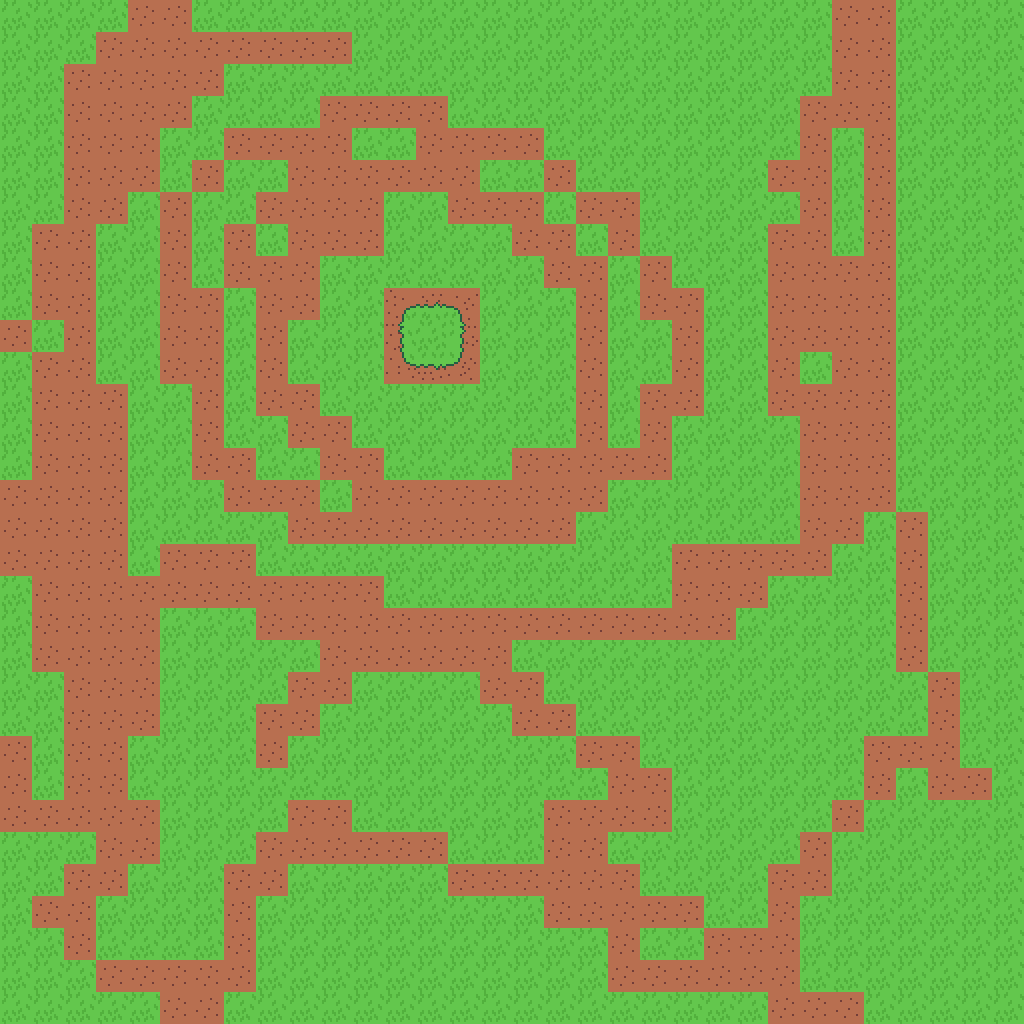

Tiled map render using the project's own tile images. Description and the whole map definition, tile-layer contents included, below:
An orthogonal 32x32 tile map with 32x32 px tiles, 1 tile layer (Camada de Blocos 1).

<map version="1.10" tiledversion="1.12.2" orientation="orthogonal" renderorder="right-down" width="32" height="32" tilewidth="32" tileheight="32" infinite="0" nextlayerid="2" nextobjectid="1">
 <tileset firstgid="1" name="tilesets-32x32" tilewidth="32" tileheight="32" tilecount="36" columns="6">
  <image source="tilesets-32x32.png" width="192" height="192" />
 </tileset>
 <layer id="1" name="Camada de Blocos 1" width="32" height="32">
  <data encoding="csv">
1,1,1,1,2,2,1,1,1,1,1,1,1,1,1,1,1,1,1,1,1,1,1,1,1,1,2,2,1,1,1,1,
1,1,1,2,2,2,2,2,2,2,2,1,1,1,1,1,1,1,1,1,1,1,1,1,1,1,2,2,1,1,1,1,
1,1,2,2,2,2,2,1,1,1,1,1,1,1,1,1,1,1,1,1,1,1,1,1,1,1,2,2,1,1,1,1,
1,1,2,2,2,2,1,1,1,1,2,2,2,2,1,1,1,1,1,1,1,1,1,1,1,2,2,2,1,1,1,1,
1,1,2,2,2,1,1,2,2,2,2,1,1,2,2,2,2,1,1,1,1,1,1,1,1,2,1,2,1,1,1,1,
1,1,2,2,2,1,2,1,1,2,2,2,2,2,2,1,1,2,1,1,1,1,1,1,2,2,1,2,1,1,1,1,
1,1,2,2,1,2,1,1,2,2,2,2,1,1,2,2,2,1,2,2,1,1,1,1,1,2,1,2,1,1,1,1,
1,2,2,1,1,2,1,2,1,2,2,2,1,1,1,1,2,2,1,2,1,1,1,1,2,2,1,2,1,1,1,1,
1,2,2,1,1,2,1,2,2,2,1,1,1,1,1,1,1,2,2,1,2,1,1,1,2,2,2,2,1,1,1,1,
1,2,2,1,1,2,2,1,2,2,1,1,7,8,9,1,1,1,2,1,2,2,1,1,2,2,2,2,1,1,1,1,
2,1,2,1,1,2,2,1,2,1,1,1,13,14,15,1,1,1,2,1,1,2,1,1,2,2,2,2,1,1,1,1,
1,2,2,1,1,2,2,1,2,1,1,1,19,20,21,1,1,1,2,1,1,2,1,1,2,1,2,2,1,1,1,1,
1,2,2,2,1,1,2,1,2,2,1,1,1,1,1,1,1,1,2,1,2,2,1,1,2,2,2,2,1,1,1,1,
1,2,2,2,1,1,2,1,1,2,2,1,1,1,1,1,1,1,2,1,2,1,1,1,1,2,2,2,1,1,1,1,
1,2,2,2,1,1,2,2,1,1,2,2,1,1,1,1,2,2,2,2,2,1,1,1,1,2,2,2,1,1,1,1,
2,2,2,2,1,1,1,2,2,2,1,2,2,2,2,2,2,2,2,1,1,1,1,1,1,2,2,2,1,1,1,1,
2,2,2,2,1,1,1,1,1,2,2,2,2,2,2,2,2,2,1,1,1,1,1,1,1,2,2,1,2,1,1,1,
2,2,2,2,1,2,2,2,1,1,1,1,1,1,1,1,1,1,1,1,1,2,2,2,2,2,1,1,2,1,1,1,
1,2,2,2,2,2,2,2,2,2,2,2,1,1,1,1,1,1,1,1,1,2,2,2,1,1,1,1,2,1,1,1,
1,2,2,2,2,1,1,1,2,2,2,2,2,2,2,2,2,2,2,2,2,2,2,1,1,1,1,1,2,1,1,1,
1,2,2,2,2,1,1,1,1,1,2,2,2,2,2,2,1,1,1,1,1,1,1,1,1,1,1,1,2,1,1,1,
1,1,2,2,2,1,1,1,1,2,2,1,1,1,1,2,2,1,1,1,1,1,1,1,1,1,1,1,1,2,1,1,
1,1,2,2,2,1,1,1,2,2,1,1,1,1,1,1,2,2,1,1,1,1,1,1,1,1,1,1,1,2,1,1,
2,1,2,2,1,1,1,1,2,1,1,1,1,1,1,1,1,1,2,2,1,1,1,1,1,1,1,2,2,2,1,1,
2,1,2,2,1,1,1,1,1,1,1,1,1,1,1,1,1,1,1,2,2,1,1,1,1,1,1,2,1,2,2,1,
2,2,2,2,2,1,1,1,1,2,2,1,1,1,1,1,1,2,2,2,2,1,1,1,1,1,2,1,1,1,1,1,
1,1,1,2,2,1,1,1,2,2,2,2,2,2,1,1,1,2,2,1,1,1,1,1,1,2,1,1,1,1,1,1,
1,1,2,2,1,1,1,2,2,1,1,1,1,1,2,2,2,2,2,2,1,1,1,1,2,2,1,1,1,1,1,1,
1,2,2,1,1,1,1,2,1,1,1,1,1,1,1,1,1,2,2,2,2,2,1,1,2,1,1,1,1,1,1,1,
1,1,2,1,1,1,1,2,1,1,1,1,1,1,1,1,1,1,1,2,1,1,2,2,2,1,1,1,1,1,1,1,
1,1,1,2,2,2,2,2,1,1,1,1,1,1,1,1,1,1,1,2,2,2,2,2,2,1,1,1,1,1,1,1,
1,1,1,1,1,2,2,1,1,1,1,1,1,1,1,1,1,1,1,1,1,1,1,1,2,2,2,1,1,1,1,1
</data>
 </layer>
</map>
